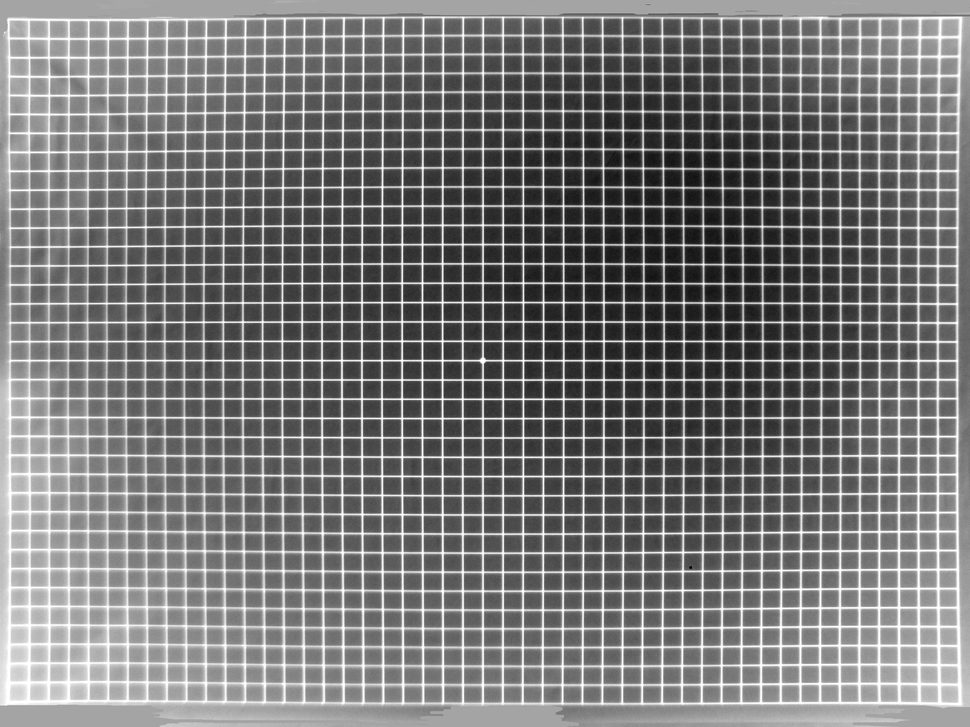
#> input picture Exact_dot_002/inverse_image.png, 970 x 727 px, shrunk from 2592 x 1944 before the run
$ jupyter execute Untitled.ipynb
#> lines starting #> are read from the running program, lines starting #| are printed output that depends on the picture; after the words box and inside, x2 and y2 are one past the last pixel; in counts of white or black regions, pixels touching at a corner belong together
[cell 1]
from PIL import Image , ImageEnhance
import matplotlib.pyplot as plt
import numpy as np
import cv2


img = Image.open('inverse_image.png')
#> img is the input picture: PIL image 970x727 L; min 0, max 255, mean 123.8

plt.imshow(img)
plt.show()

[cell 2]
enhancer = ImageEnhance.Contrast(img)

[cell 3]
factor = 0.5 #gives original image
im_output = enhancer.enhance(factor)
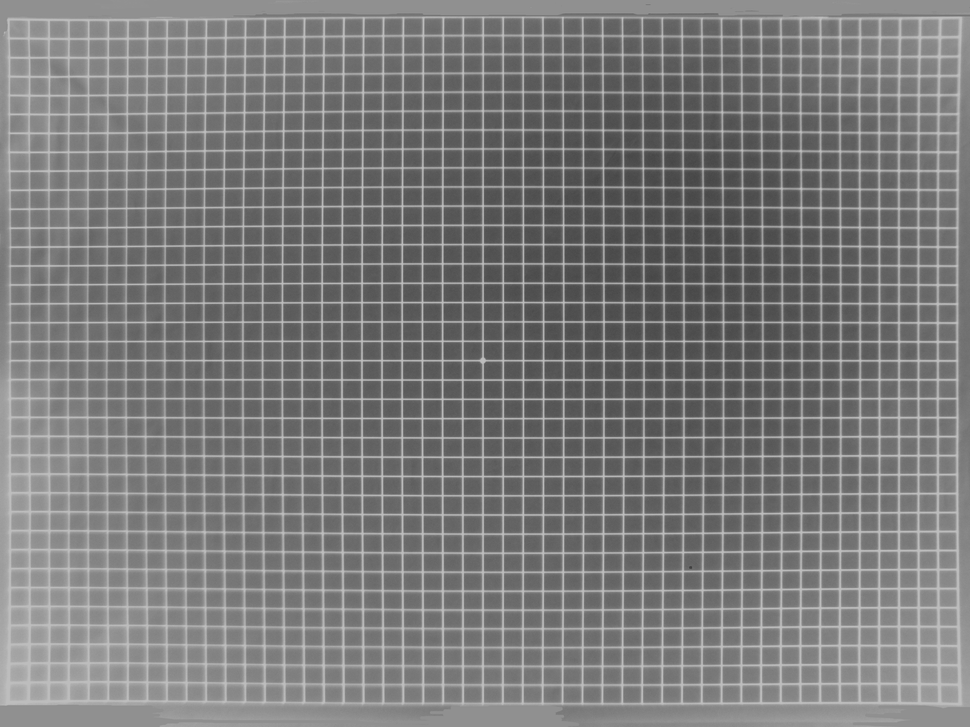
#> im_output: PIL image 970x727 L; min 62, max 189, mean 123.7
im_output.save('original-image.png')

factor = 2 #decrease constrast
im_output = enhancer.enhance(factor)
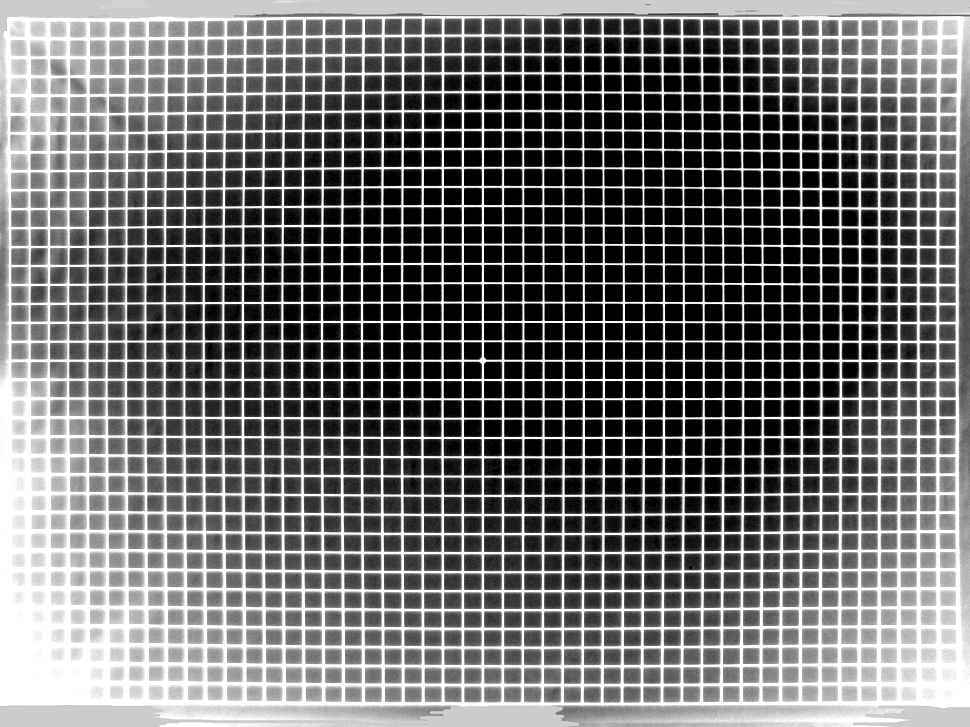
#> im_output: PIL image 970x727 L; min 0, max 255, mean 117.7
im_output.save('less-contrast-image.png')

factor = 0.3

#increase contrast
im_output = enhancer.enhance(factor)
im_output.save('more-contrast-image.png')

[cell 4]
img2 = Image.open("more-contrast-image.png")

enhancer = ImageEnhance.Brightness(img2)

factor = 0.5 #gives original image
im_output = enhancer.enhance(factor)
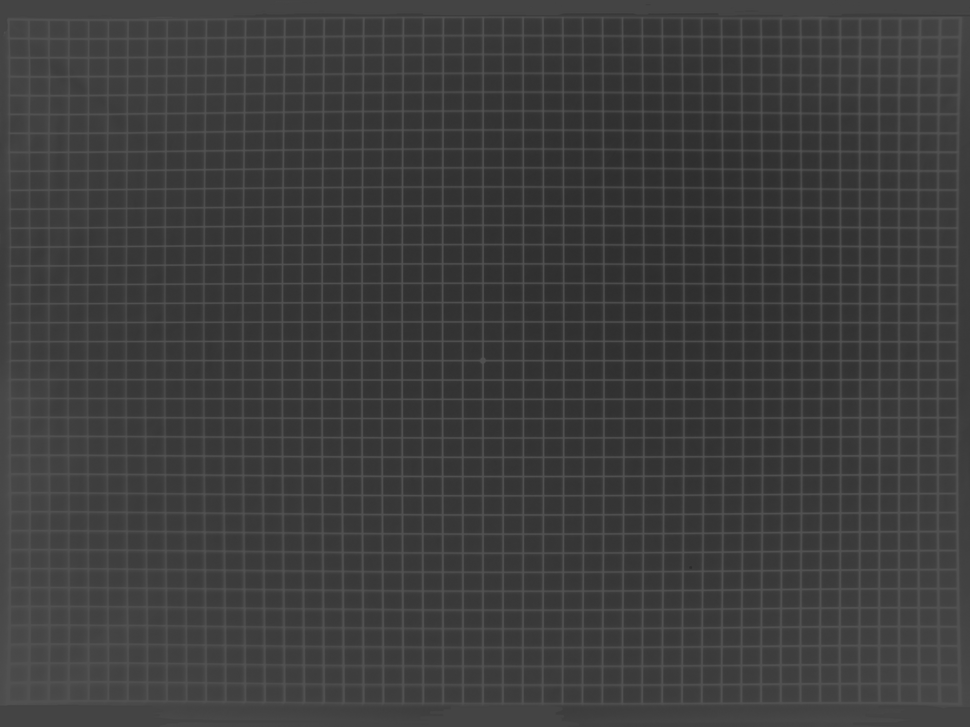
#> im_output: PIL image 970x727 L; min 43, max 81, mean 61.5
im_output.save('original-image.png')

factor = 1 #darkens the image
im_output = enhancer.enhance(factor)
im_output.save('darkened-image.png')

factor = 0.3 #brightens the image
im_output = enhancer.enhance(factor)
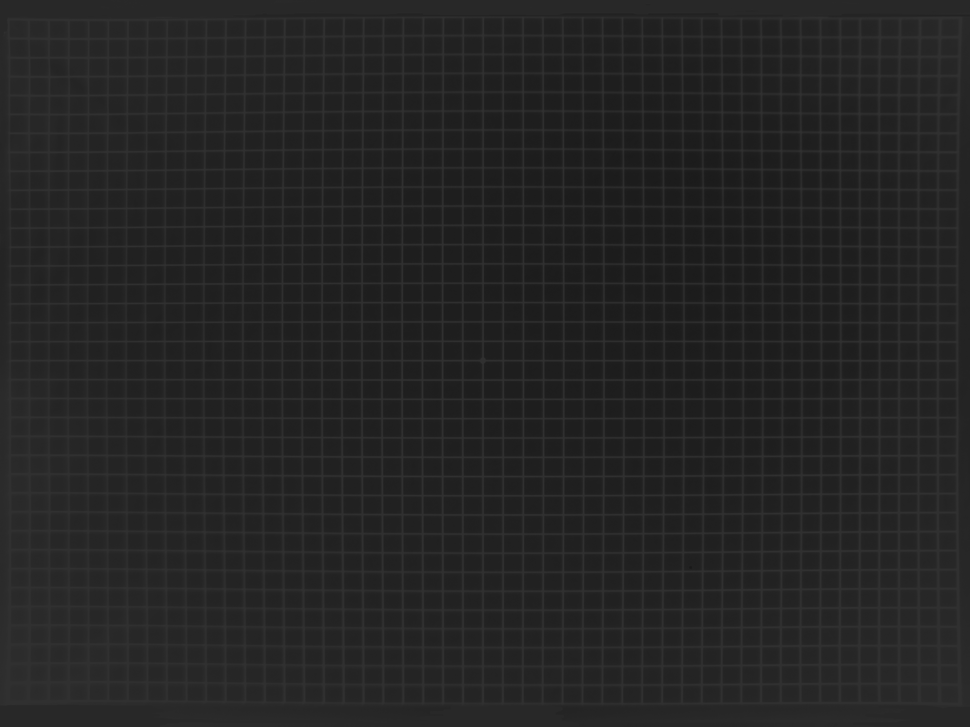
#> im_output: PIL image 970x727 L; min 25, max 48, mean 36.6
im_output.save('brightened-image.png')

[cell 5]
img2 = np.array(img2)

[cell 6]
plt.imshow(img2[1000 : , 0:1000])
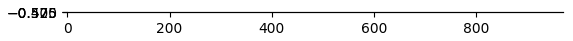
#> figure drawn by matplotlib, 1 panel

[cell 7]
img3 = Image.open("brightened-image.png")

[cell 8]
enhancer = ImageEnhance.Contrast(img3)

[cell 9]
factor = 1 #gives original image
im_output = enhancer.enhance(factor)
im_output.save('original-image.png')

factor = 1.5 #decrease constrast
im_output = enhancer.enhance(factor)
im_output.save('less-contrast-image.png')

factor = 2

#increase contrast
im_output = enhancer.enhance(factor)
im_output.save('more-contrast-image.png')

[cell 10]
from PIL import Image, ImageEnhance

im = Image.open("inverse_image.png")

enhancer = ImageEnhance.Sharpness(im)

factor = 1
im_s_1 = enhancer.enhance(factor)
im_s_1.save('original-image-1.png');

factor = 0.05
im_s_1 = enhancer.enhance(factor)
im_s_1.save('blurred-image.png');

factor = 5
im_s_1 = enhancer.enhance(factor)
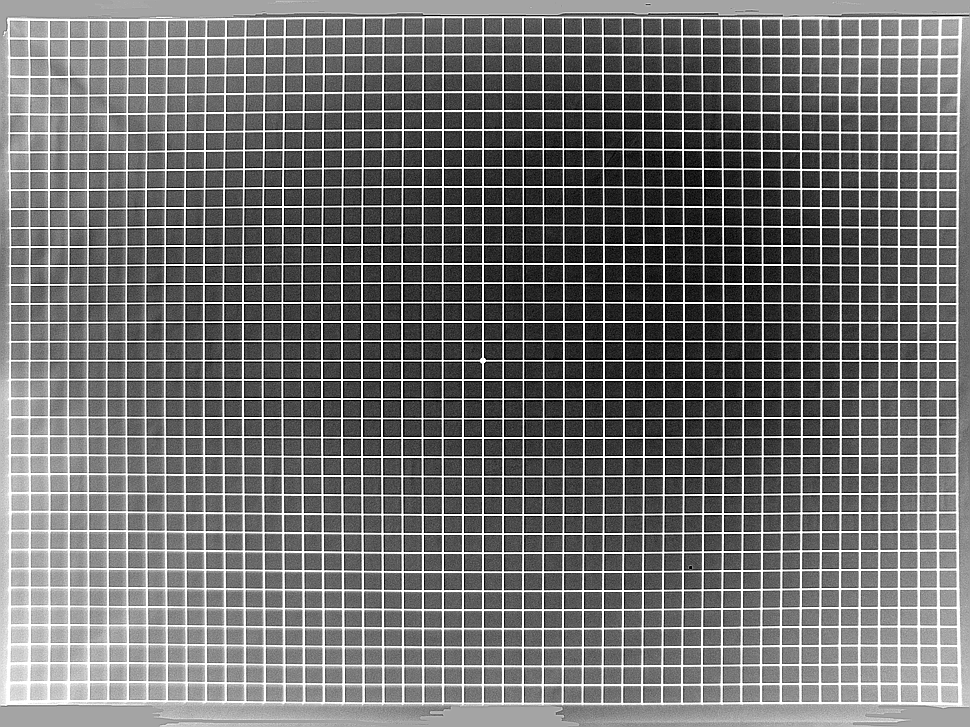
#> im_s_1: PIL image 970x727 L; min 0, max 255, mean 116.3
im_s_1.save('sharpened-image.png');

[cell 11]
image = cv2.imread("inverse_image.png")
#> image: shape (727, 970, 3); min 0, max 255, mean 123.8
image = np.array(image)
plt.hist(image.flatten(),1000,range = (100,200))
plt.show
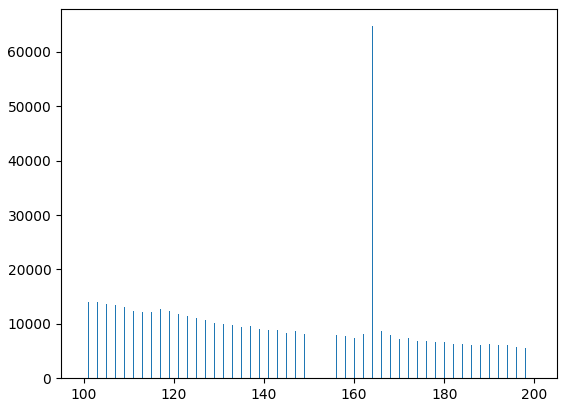
#> figure drawn by matplotlib, 1 panel; tallest bar 64710 high, from x = 164 to 164.1

[cell 12]
ret1 , thresh= cv2.threshold(image,150,255,cv2.THRESH_BINARY)
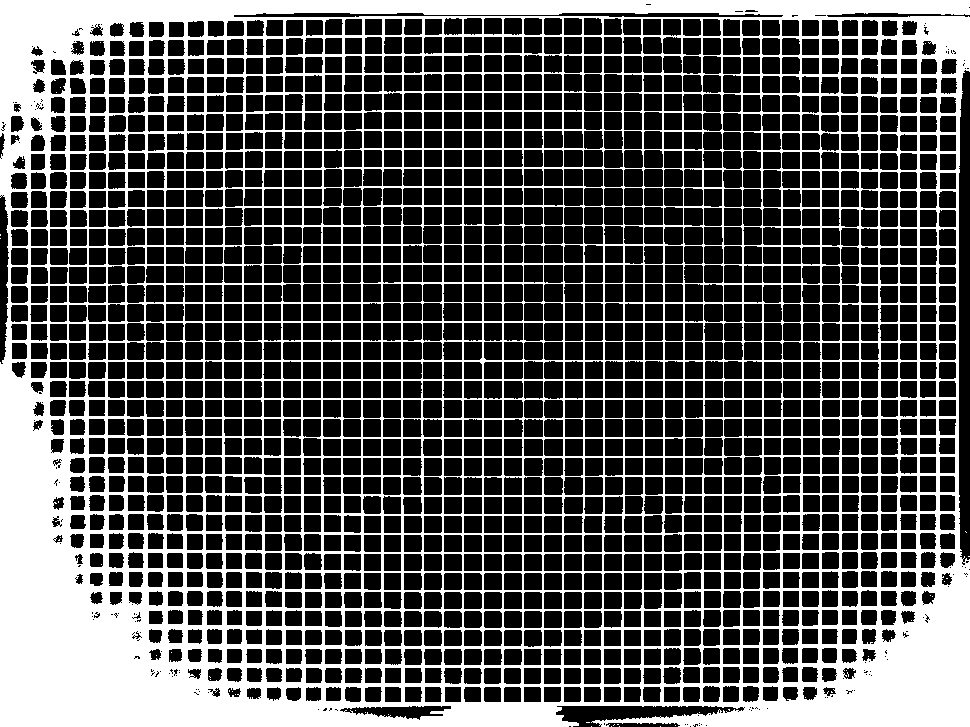
#> thresh: shape (727, 970, 3); 32.5% white; 53 white regions (52 under 20 px), largest, box (x1, y1, x2, y2) and area: (0, 0, 970, 727) 229176

$ run again, with Exact_dot_002/Test.png copied over Exact_dot_002/inverse_image.png
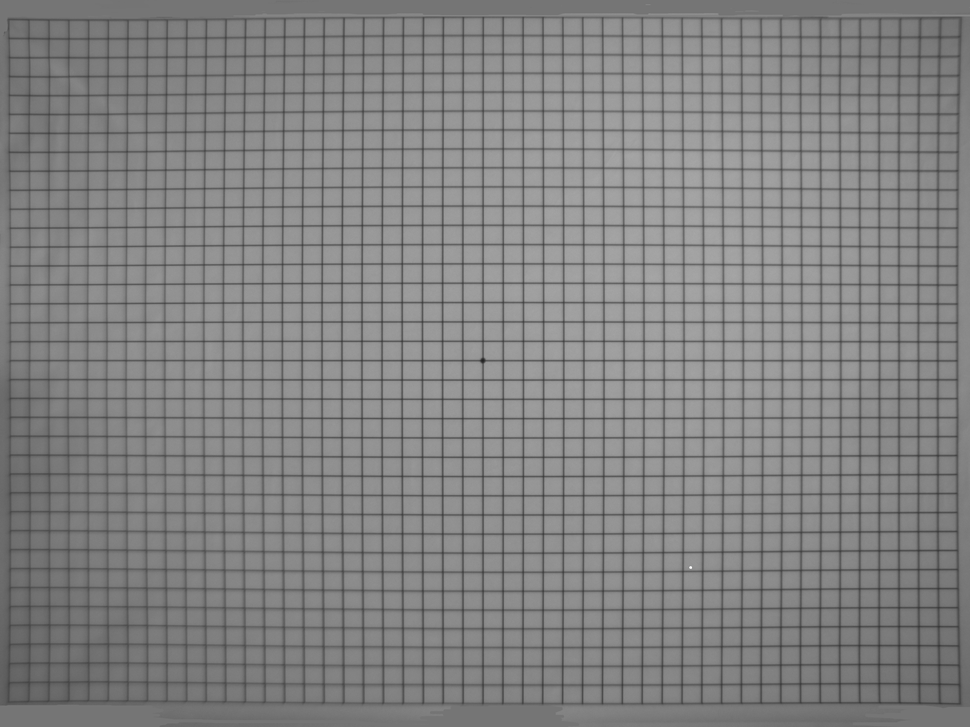
#> input picture Exact_dot_002/Test.png, 970 x 727 px, shrunk from 2592 x 1944 before the run
#> img is the input picture: PIL image 970x727 RGBA; mean R, G, B, A 130.2, 130.2, 130.2, 255
#> `[cell 11] image = cv2.imread("inverse_image.png") image = np.array(ima..`:
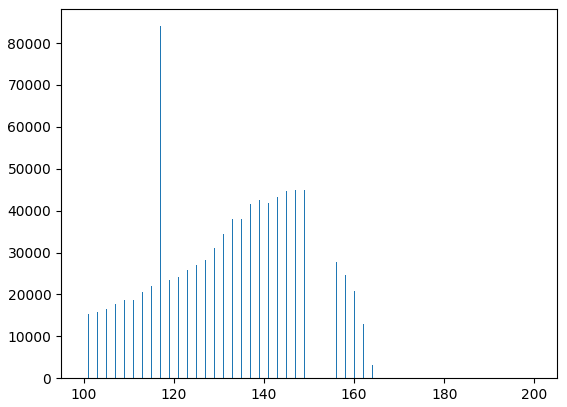
#> figure drawn by matplotlib, 1 panel; tallest bar 84030 high, from x = 117 to 117.1
#> `ret1 , thresh= cv2.threshold(image,150,255,cv2.THRESH_BINARY)`:
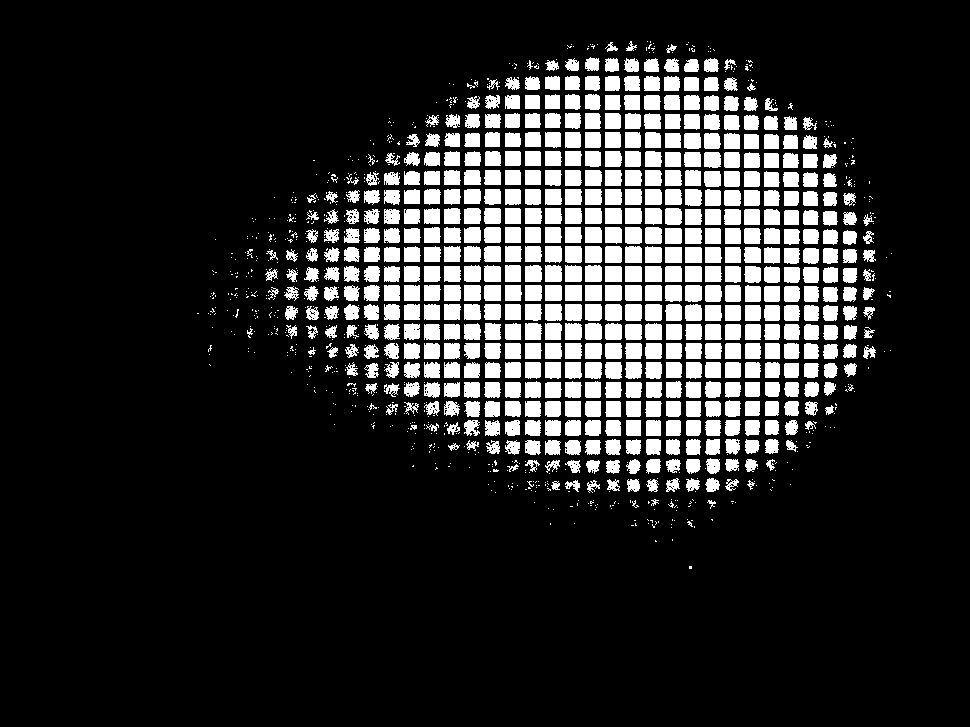
#> thresh: shape (727, 970, 3); 16.1% white; 1175 white regions (628 under 20 px), largest, box (x1, y1, x2, y2) and area: (585, 246, 602, 263) 285, (565, 246, 582, 263) 284, (605, 246, 622, 263) 284
